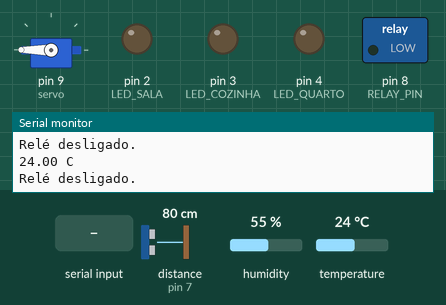
Recording of a sketch running on a simulated Arduino Uno, built with avr-gcc and run on an emulated ATmega328P. Parts: servo, switched loads named in the sketch (green lamp = pin HIGH), output pins drawn as LEDs (lit = HIGH), the last lines printed to the serial monitor. Wiring (inferred from the names in the program): ultrasonic range finder: trigger pin 6; echo pin 7. Inputs (shaded band) come from the test bench; at power-on: temperature 24 °C, distance to the obstacle (sensor on pin 7) 80 cm, humidity 55 %. The echo pulse lasts 58.3 µs per cm; pins used as bus, display or sensor lines are not drawn.

Above: at 1.2 s.
1.3 s: temperature set to 26 °C
At 3.2 s:
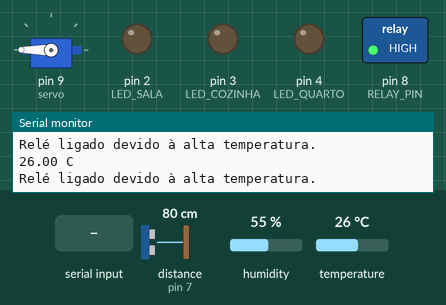
3.5 s: "LS\n" received over Serial
At 4.1 s:
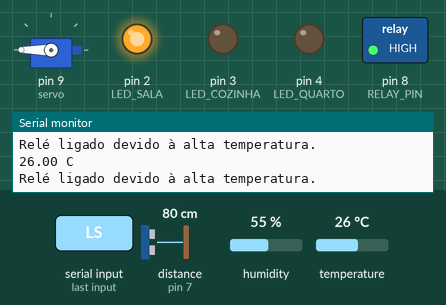
5.0 s: "Desligar Ventilador\n" received over Serial
At 5.5 s:
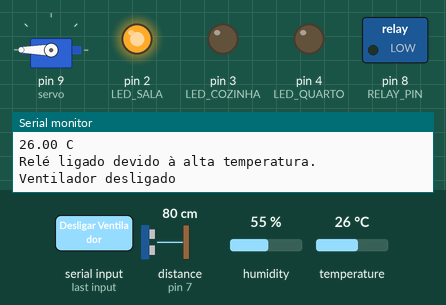
7.1 s: "LQ\n" received over Serial
At 7.9 s:
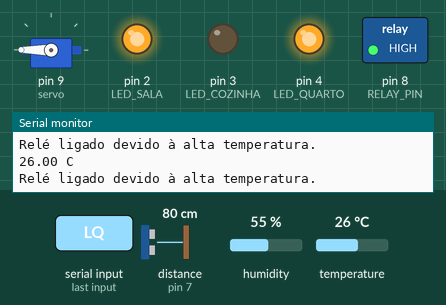
8.6 s: temperature set to 12 °C
At 10.8 s:
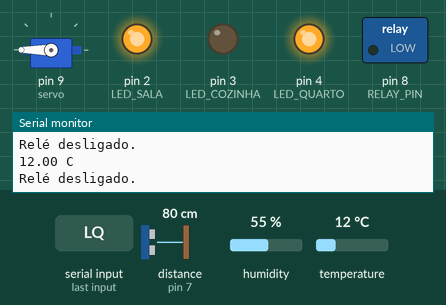
11.7 s: "ls\n" received over Serial
At 12.6 s:
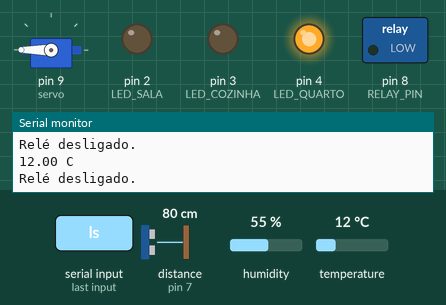
Timing chart, 0 to 14.2 s (numbered marks = the images above; inputs shaded):
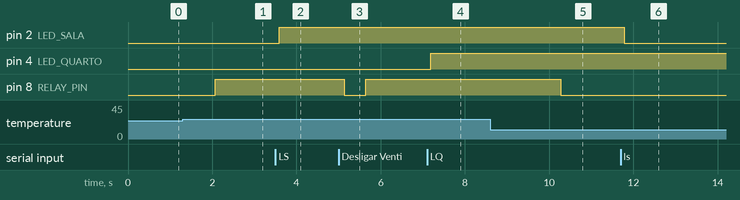

The sketch:

sketch_tcc.ino
```cpp
#include <Servo.h>
#include <DHT.h>

#define LED_SALA 2
#define LED_COZINHA 3
#define LED_QUARTO 4

#define DHTPIN 5
#define DHTTYPE DHT11

#define TRIG_PIN 6
#define ECHO_PIN 7

#define RELAY_PIN 8

Servo servo;
DHT dht(DHTPIN, DHTTYPE);

float TEMPERATURE_THRESHOLD = 25.0;  // Temperatura limite para acionar o relé

int pos;

void setup() {
  Serial.begin(9600);

  // Configuração dos LEDs
  pinMode(LED_SALA, OUTPUT);
  pinMode(LED_COZINHA, OUTPUT);
  pinMode(LED_QUARTO, OUTPUT);

  // Configuração do DHT
  dht.begin();

  // Configuração do Sensor de Distância
  pinMode(TRIG_PIN, OUTPUT);
  pinMode(ECHO_PIN, INPUT);

  // Configuração do Servo Motor
  servo.attach(9); // Pino do Servo
  servo.write(360); // Inicialmente fechado

  // Configuração do Relé
  pinMode(RELAY_PIN, OUTPUT);
  digitalWrite(RELAY_PIN, LOW); // Relé desligado inicialmente
}

void loop() {
  // Leitura do Sensor de Distância
  digitalWrite(TRIG_PIN, LOW);
  delayMicroseconds(2);
  digitalWrite(TRIG_PIN, HIGH);
  delayMicroseconds(10);
  digitalWrite(TRIG_PIN, LOW);

  long duration = pulseIn(ECHO_PIN, HIGH);
  float distance = (duration * 0.034) / 2;

  /*if (distance <= 15) { // Ajuste para a distância de segurança
    Serial.println("Objeto encontrado!"); // Envia a mensagem para o Python
  } else {
    Serial.println("Nenhum objeto próximo.");
  }*/

  // Leitura da temperatura
  float temp = dht.readTemperature();  // Lê a temperatura (em Celsius)

  if (isnan(temp)) {
    Serial.println("Falha ao ler o sensor DHT");
  } else {
    Serial.print(temp);
    Serial.println(" C");

    // Verifica se a temperatura atingiu o limite
    if (temp >= TEMPERATURE_THRESHOLD) {
      digitalWrite(RELAY_PIN, HIGH);  // Liga o relé
      Serial.println("Relé ligado devido à alta temperatura.");
    } else {
      digitalWrite(RELAY_PIN, LOW);  // Desliga o relé
      Serial.println("Relé desligado.");
    }
  }

  // Controle de LEDs
  if (Serial.available() > 0) {
    String command = Serial.readStringUntil('\n');
    command.trim();

    if (command == "LS") {  // ls de led sala
      digitalWrite(LED_SALA, HIGH);
    } else if (command == "ls") {
      digitalWrite(LED_SALA, LOW);
    }

    if (command == "LQ") { // lq de led quarto
      digitalWrite(LED_QUARTO, HIGH);
    } else if (command == "lq") {
      digitalWrite(LED_QUARTO, LOW);
    }

    if (command == "LC") { // lc de led cozinha
      digitalWrite(LED_COZINHA, HIGH);
    } else if (command == "lc") {
      digitalWrite(LED_COZINHA, LOW);
    }

    // Controle do Relé (que irá simular o ventilador)
    if (command == "Ligar Ventilador") {  // Comando de voz para ligar o ventilador (relé)
      digitalWrite(RELAY_PIN, HIGH);  // Liga o relé
      Serial.println("Ventilador ligado");  // Envia a confirmação de que o ventilador foi ligado
    } else if (command == "Desligar Ventilador") {  // Comando de voz para desligar o ventilador (relé)
      digitalWrite(RELAY_PIN, LOW);   // Desliga o relé
      Serial.println("Ventilador desligado");  // Envia a confirmação de que o ventilador foi desligado
    }

    // Controle portão
    if (command == "PA") {
      for (pos = pos; pos >= 100; pos -= 1) {
        servo.write(pos); // abre o portão
        delay(15);
      }
      Serial.println("Portão aberto");
    } else if (command == "PF") {
      for (pos = pos; pos <= 360; pos += 1) {
        servo.write(pos);
        delay(15);
      }  // Fecha o portão
      Serial.println("Portão fechado");
    }
  }
  delay(500); // Atualize conforme necessário
}
```

Measured:
- the behaviour switches between 24 and 25 °C on temperature (found by bisection; images 0 and 1)
- after the input at 1.3 s, pin 8 (RELAY_PIN): LOW → HIGH after 0.78 s
- after the input at 3.5 s, pin 2 (LED_SALA): LOW → HIGH after 0.09 s
- after the input at 5.0 s, pin 8 (RELAY_PIN): HIGH → LOW after 0.14 s, → HIGH 0.51 s later
- after the input at 7.1 s, pin 4 (LED_QUARTO): LOW → HIGH after 0.09 s
- after the input at 8.6 s, pin 8 (RELAY_PIN): HIGH → LOW after 1.7 s
- after the input at 11.7 s, pin 2 (LED_SALA): HIGH → LOW after 0.09 s
